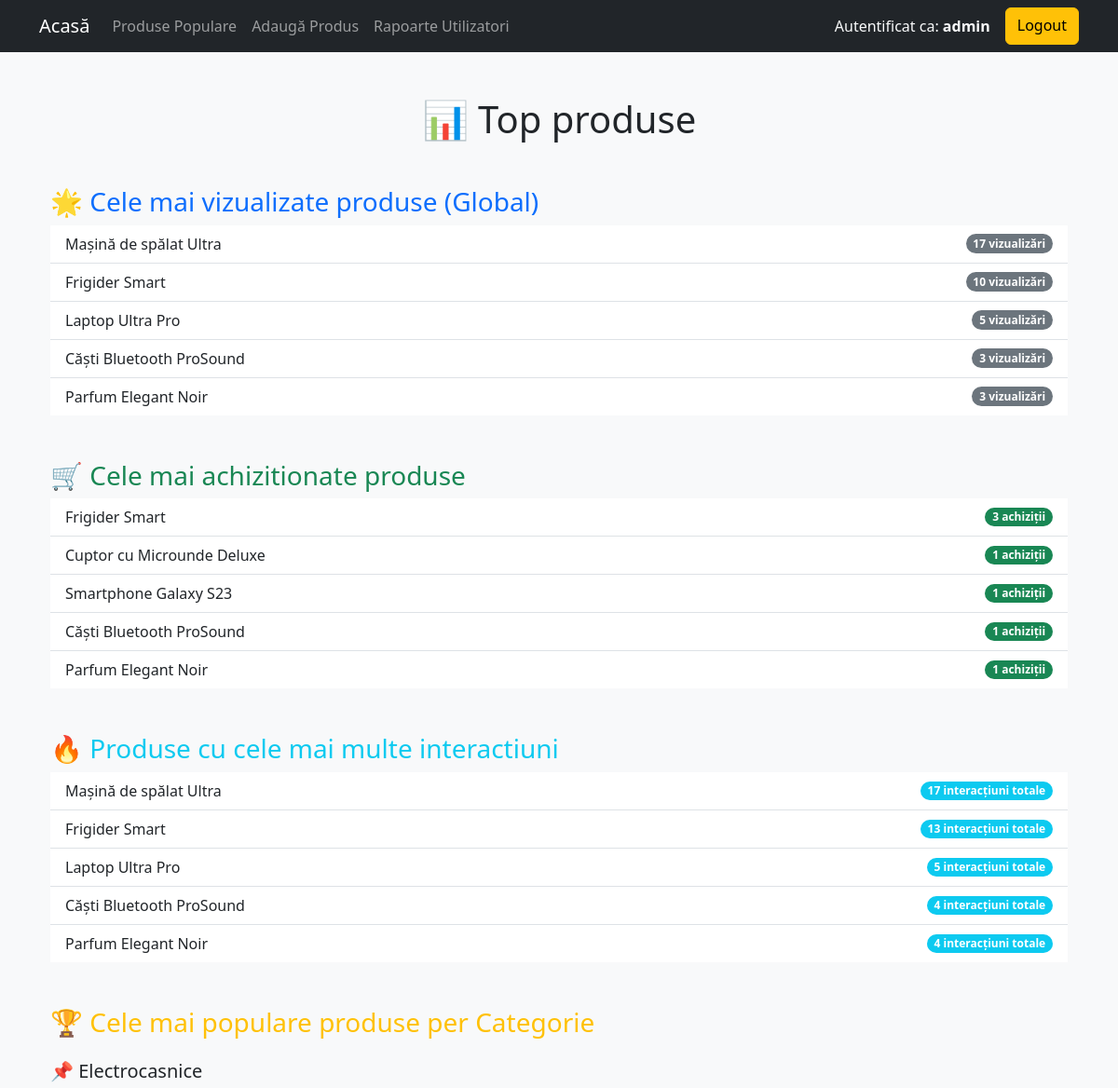
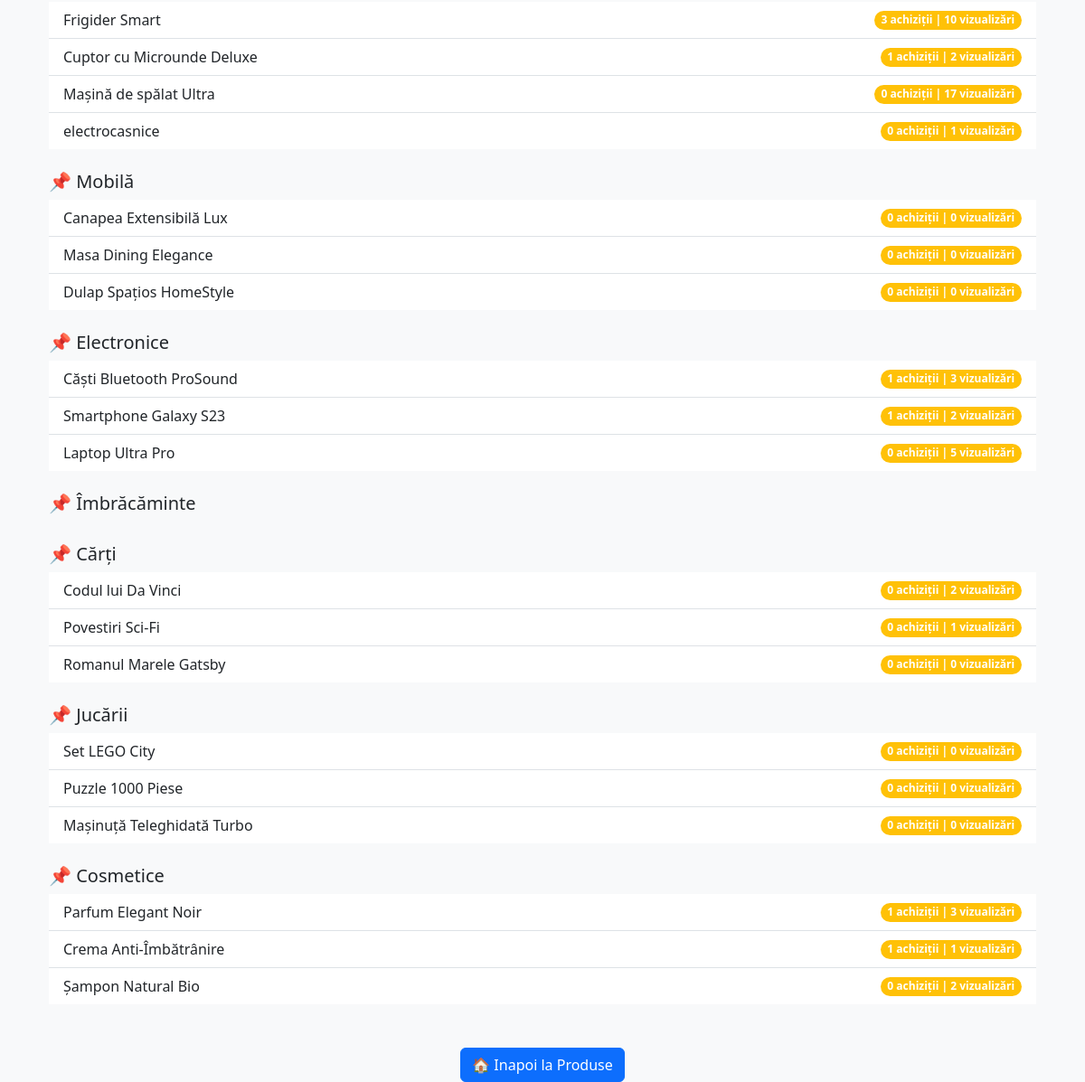
Screenshot of /popular_products (signed in) with the database file from the repository (2 pictures, top to bottom).
### models.py (models this page shows, shortened)
class Product(db.Model):
    id = db.Column(db.Integer, primary_key=True)
    name = db.Column(db.String(100))
    category = db.Column(db.String(50))
    price = db.Column(db.Float)
    description = db.Column(db.Text)
    views = db.Column(db.Integer, default=0)
    purchases = db.Column(db.Integer, default=0)

### app.py (the view)
@app.route("/popular_products")
@login_required
def popular_products():
    most_viewed = Product.query.order_by(Product.views.desc()).limit(5).all()
    most_purchased = Product.query.order_by(Product.purchases.desc()).limit(5).all()
    most_interacted = (
        db.session.query(Product, db.func.sum(Product.views + Product.purchases).label("total_interactions"))
        .group_by(Product.id)
        .order_by(db.func.sum(Product.views + Product.purchases).desc())
        .limit(5)
        .all()
    )
    popular_per_category = {}
    for category in AVAILABLE_CATEGORIES:
        popular_per_category[category] = (
            Product.query.filter_by(category=category)
            .order_by(Product.purchases.desc(), Product.views.desc())
            .limit(5)
            .all()
        )
    return render_template(
        "popular_products.html",
        most_viewed=most_viewed,
        most_purchased=most_purchased,
        most_interacted=most_interacted,
        popular_per_category=popular_per_category
    )

### app.py (called while the page is built)
def login_required(f):
    @wraps(f)
    def decorated_function(*args, **kwargs):
        if "user_id" not in session:
            flash("Trebuie sa fii autentificat pentru a accesa aceasta pagina.")
            return redirect(url_for("login"))
        return f(*args, **kwargs)
    return decorated_function

### templates/popular_products.html (shortened to what this page needs)
<!DOCTYPE html>
<html lang="ro">
<head>
    <link rel="stylesheet" href="https://cdn.jsdelivr.net/npm/bootstrap@5.3.0/dist/css/bootstrap.min.css">
</head>
<body class="bg-light">
{% extends 'base.html' %}
{% block content %}
<div class="container mt-5">
    <h1 class="text-center mb-5">📊 Top produse</h1>
    <h3 class="mt-5 text-primary">🌟 Cele mai vizualizate produse (Global)</h3>
    <ul class="list-group list-group-flush">
        {% for product in most_viewed %}
            <li class="list-group-item d-flex justify-content-between align-items-center">
                {{ product.name }}
                <span class="badge bg-secondary rounded-pill">{{ product.views }} vizualizări</span>
            </li>
        {% endfor %}
    </ul>
    <h3 class="mt-5 text-success">🛒 Cele mai achizitionate produse </h3>
    <ul class="list-group list-group-flush">
        {% for product in most_purchased %}
            <li class="list-group-item d-flex justify-content-between align-items-center">
                {{ product.name }}
                <span class="badge bg-success rounded-pill">{{ product.purchases }} achiziții</span>
            </li>
        {% endfor %}
    </ul>
    <h3 class="mt-5 text-info">🔥 Produse cu cele mai multe interactiuni</h3>
    <ul class="list-group list-group-flush">
        {% for product, total_interactions in most_interacted %}
            <li class="list-group-item d-flex justify-content-between align-items-center">
                {{ product.name }}
                <span class="badge bg-info rounded-pill">{{ total_interactions }} interacțiuni totale</span>
            </li>
        {% endfor %}
    </ul>
    <h3 class="mt-5 text-warning">🏆 Cele mai populare produse per Categorie</h3>
    {% for category, products in popular_per_category.items() %}
        <h5 class="mt-4">📌 {{ category }}</h5>
        <ul class="list-group list-group-flush">
            {% for product in products %}
                <li class="list-group-item d-flex justify-content-between align-items-center">
                    {{ product.name }}
                    <span class="badge bg-warning rounded-pill">{{ product.purchases }} achiziții | {{ product.views }} vizualizări</span>
                </li>
            {% endfor %}
        </ul>
    {% endfor %}
    <div class="text-center mt-5">
        <a href="/" class="btn btn-primary">🏠 Inapoi la Produse</a>
    </div>
</div>
{% endblock %}

### templates/base.html (shortened to what this page needs)
<!DOCTYPE html>
<html lang="ro">
<head>
    <link rel="stylesheet" href="https://cdn.jsdelivr.net/npm/bootstrap@5.3.0/dist/css/bootstrap.min.css">
</head>
<body class="bg-light">
<nav class="navbar navbar-expand-lg navbar-dark bg-dark">
    <div class="container">
        <a class="navbar-brand" href="{{ url_for('home') }}">Acasă</a>
        <div class="collapse navbar-collapse" id="navbarNav">
            <ul class="navbar-nav me-auto">
                <li class="nav-item">
                    <a class="nav-link" href="{{ url_for('popular_products') }}">Produse Populare</a>
                </li>
                {% if session['role'] == 'admin' %}
                <li class="nav-item">
                    <a class="nav-link" href="{{ url_for('add_product') }}">Adaugă Produs</a>
                </li>
                <li class="nav-item">
                    <a class="nav-link" href="{{ url_for('user_reports') }}">Rapoarte Utilizatori</a>
                </li>
                {% endif %}
            </ul>
            <div class="d-flex">
                {% if 'user_id' in session %}
                    <span class="navbar-text me-3 text-light">Autentificat ca: <strong>{{ session['role'] }}</strong></span>
                    <a class="btn btn-warning" href="{{ url_for('logout') }}">Logout</a>
                {% else %}
                    <a class="btn btn-primary me-2" href="{{ url_for('login') }}">Login</a>
                    <a class="btn btn-success" href="{{ url_for('register') }}">Register</a>
                {% endif %}
            </div>
        </div>
    </div>
</nav>
<div class="container mt-5">
    {% block content %}
    {% endblock %}
</div>
</body>
</html>

### rows the page displays
Product: name "Mașină de spălat Ultra", views "17", purchases "0"
Product: name "Frigider Smart", views "10", purchases "3", total_interactions "13"
Product: name "Laptop Ultra Pro", views "5", total_interactions "5", purchases "0"
Product: name "Căști Bluetooth ProSound", views "3", purchases "1", total_interactions "4"
Product: name "Parfum Elegant Noir", views "3", purchases "1", total_interactions "4"
Product: name "Cuptor cu Microunde Deluxe", purchases "1", views "2"
Product: name "Smartphone Galaxy S23", purchases "1", views "2"
Product: name "electrocasnice", purchases "0", views "1"
Product: name "Canapea Extensibilă Lux", purchases "0", views "0"
Product: name "Masa Dining Elegance", purchases "0", views "0"
Product: name "Dulap Spațios HomeStyle", purchases "0", views "0"
Product: name "Codul lui Da Vinci", purchases "0", views "2"
Product: name "Povestiri Sci-Fi", purchases "0", views "1"
Product: name "Romanul Marele Gatsby", purchases "0", views "0"
Product: name "Set LEGO City", purchases "0", views "0"
Product: name "Puzzle 1000 Piese", purchases "0", views "0"
Product: name "Mașinuță Teleghidată Turbo", purchases "0", views "0"
Product: name "Crema Anti-Îmbătrânire", purchases "1", views "1"
Product: name "Șampon Natural Bio", purchases "0", views "2"

### other values shown
{{ session['role'] }} "admin"
{{ category }} "Electrocasnice" "Mobilă" "Electronice" "Îmbrăcăminte" "Cărți" "Jucării" "Cosmetice"
